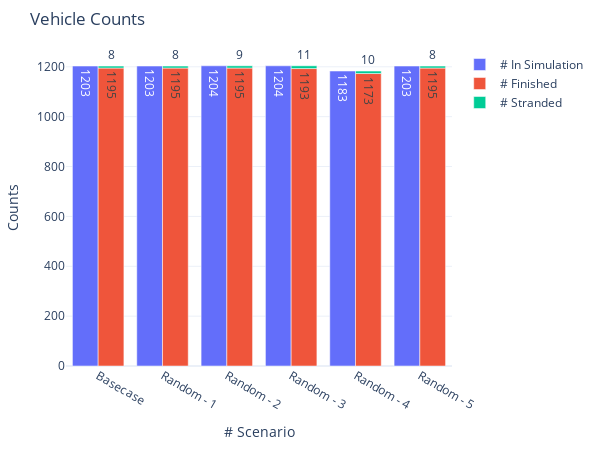

Notebook cell for this chart:
### Markdown cell above
#### 5.1 Vehicle Counts

### Code cell
fig = go.Figure(
    data=[
        go.Bar(
            name="# In Simulation",
            x=count_stats['analysis_id'],
            y=count_stats['sim_count'],
            offsetgroup=0,
            text=count_stats['sim_count'],
            textposition='auto',
        ),
        go.Bar(
            name="# Finished",
            x=count_stats['analysis_id'],
            y=count_stats['fin_count'],
            offsetgroup=1,
            text=count_stats['fin_count'],
            textposition='auto',
        ),
        go.Bar(
            name="# Stranded",
            x=count_stats['analysis_id'],
            y=count_stats['str_count'],
            offsetgroup=1,
            base=count_stats['fin_count'],
            text=count_stats['str_count'],
            textposition='auto',
        )
    ],
    layout=go.Layout(
        title="Vehicle Counts",
        yaxis_title="Counts", 
        xaxis_title="# Scenario", width=600, height=450
        
    )
)
fig.update_xaxes(type='category', tickvals=[0, 1, 2, 3, 4, 5], ticktext=['Basecase', 'Random - 1', 'Random - 2', 'Random - 3', 'Random - 4', 'Random - 5'])
# fig.update_yaxes(range=(0, 1300))
fig.update_layout(margin=dict(l=20, r=20, t=50, b=20), uniformtext_minsize=8, uniformtext_mode='hide', template='plotly_white')
fig.show()

### Figure 1 — Plotly figure (JSON) as saved in the notebook; plotly's stock layout.template omitted (floating-point values rounded to 4 significant figures)
{"data": [{"name": "# In Simulation", "offsetgroup": "0", "text": [1203, 1203, 1204, 1204, 1183, 1203], "textposition": "auto", "type": "bar", "x": [313, 317, 314, 307, 316, 315], "y": [1203, 1203, 1204, 1204, 1183, 1203]}, {"name": "# Finished", "offsetgroup": "1", "text": [1195, 1195, 1195, 1193, 1173, 1195], "textposition": "auto", "type": "bar", "x": [313, 317, 314, 307, 316, 315], "y": [1195, 1195, 1195, 1193, 1173, 1195]}, {"base": [1195, 1195, 1195, 1193, 1173, 1195], "name": "# Stranded", "offsetgroup": "1", "text": [8, 8, 9, 11, 10, 8], "textposition": "auto", "type": "bar", "x": [313, 317, 314, 307, 316, 315], "y": [8, 8, 9, 11, 10, 8]}], "layout": {"height": 450, "margin": {"b": 20, "l": 20, "r": 20, "t": 50}, "title": {"text": "Vehicle Counts"}, "uniformtext": {"minsize": 8, "mode": "hide"}, "width": 600, "xaxis": {"autorange": true, "range": [-0.5, 5.5], "ticktext": ["Basecase", "Random - 1", "Random - 2", "Random - 3", "Random - 4", "Random - 5"], "tickvals": [0, 1, 2, 3, 4, 5], "title": {"text": "# Scenario"}, "type": "category"}, "yaxis": {"autorange": true, "range": [0, 1267.0], "title": {"text": "Counts"}, "type": "linear"}}}
